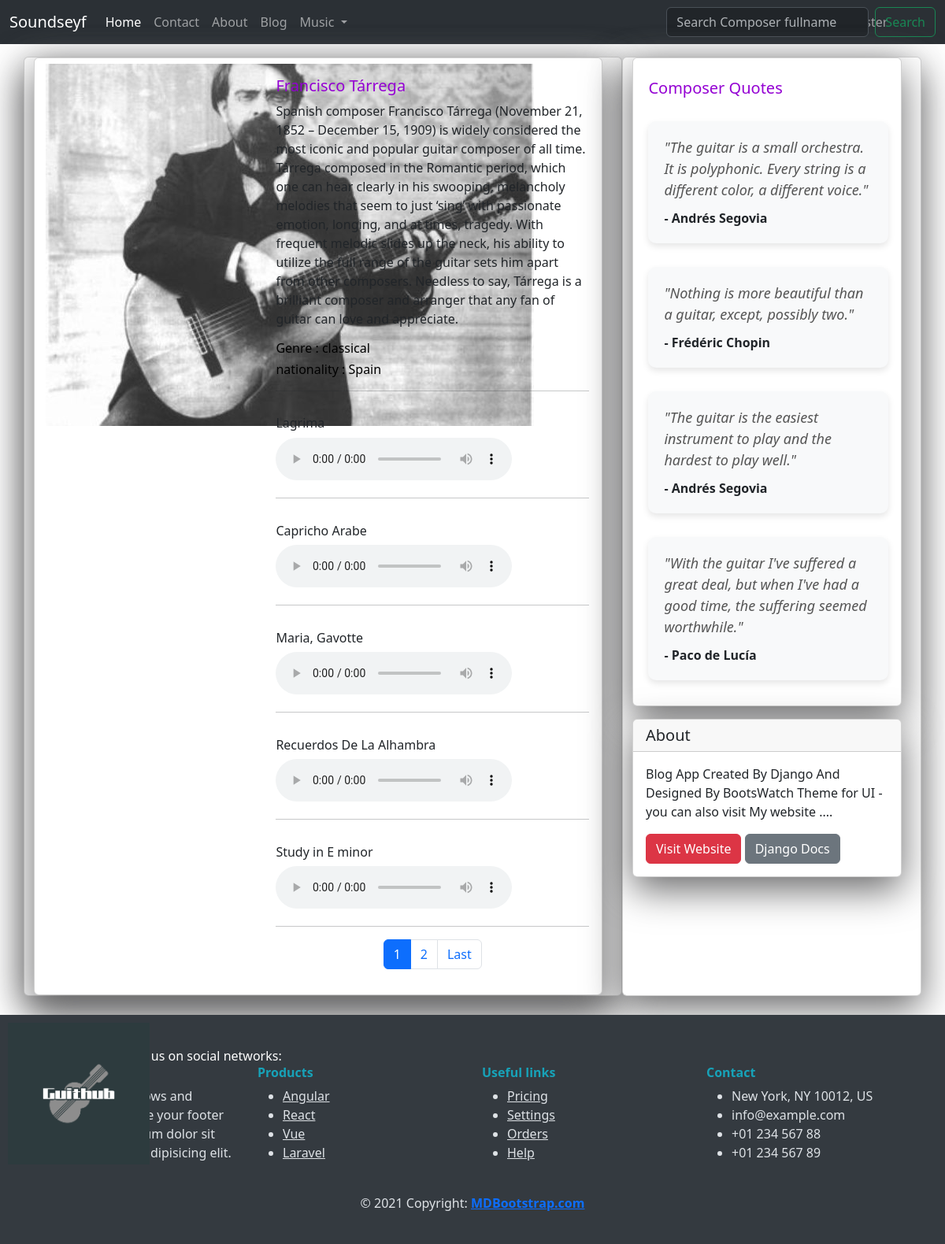
The app's page /music/pieces/1 with its own data.
### music/models.py (models this page shows, shortened)
class Composer(models.Model):
    name = models.CharField(max_length=255,null=True,blank=True)
    biography = models.TextField(null=True, blank=True)
    image = models.ImageField(upload_to="Composers/" , default="default.jpg")
    genre = models.CharField(max_length=255,null=True,blank=True)
    nationality = models.CharField(blank=True,null=True,max_length=255)

class MasterPiece(models.Model):
    composer = models.ForeignKey(Composer , on_delete=models.CASCADE,null=True)
    song_id = models.AutoField(primary_key=True)
    name = models.CharField(max_length=255)
    tags = TaggableManager()
    song = models.FileField(upload_to="songs/")

### music/views.py (the view)
# urls.py: path('pieces/<int:cid>' , ComposerPieces , name="pieces"),
def ComposerPieces(request,cid):
    all_composers = Composer.objects.all()
    current_composer = get_object_or_404(all_composers , pk = cid)
    pieces = MasterPiece.objects.filter(composer = cid)
    p = Paginator(pieces,5)
    try:
        page_number = request.GET.get('page')
        pieces = p.get_page(page_number)
    except EmptyPage:
        pieces = pieces.get_page(1)
    except PageNotAnInteger:
        pieces = pieces.get_page(1)
    context = {"composer" : current_composer , "pieces" : pieces }
    return render (request,'music/masterpieces.html',context)

### templates/music/masterpieces.html (shortened to what this page needs)
{% extends 'base.html' %}
{% load static %}
{% load thumbnail %}
{% block content %}
<div class="container">
  <div class="row">
    <div class="col-md-8 card mb-4 mt-3 left top" style="padding-left: 0%;">
      <div class="container">
        <div class="card" style="max-width: 790px; padding-top: 1%;">
          <div class="row g-0">
            <div class="col-md-4" style="padding-left: 2%;">
              {% thumbnail composer.image "300x300" crop="center" as im %}
              <img src="{{ im.url }}" width="{{ im.width }}" height="{{ im.height }}">
              {% endthumbnail %}
            </div>
            <div class="col-md-8" style="padding-left: 7%;">
              <div class="card-body">
                <a href="{% url 'music:pieces' cid=composer.id %}" style="text-decoration: none;">
                  <h5 class="card-title" style="color:darkviolet">{{composer.name}}</h5>
                </a>
                <p class="card-text">{{composer.biography}}</p>
                <h6 style="color:black;">Genre : {{composer.genre}}</h6>
                <h6 style="color:black;">nationality : {{composer.nationality}}</h6>
                <hr>
                {% for piece in pieces %}
                <h6 style="padding-top: 4%;">{{piece.name}}</h6>
                <audio controls>
                  <source src="/media/{{piece.song}}" type="audio/mp3">
                </audio>
                <hr>
                {% endfor %}
                <nav class="blog-pagination justify-content-center d-flex">
                  <ul class="pagination">
                    {% for i in pieces.paginator.page_range %}
                    {% if pieces.number == i %}
                    <li class="page-item active "><a href="?page={{i}}" class="page-link">{{i}}</a></li>
                    {% else %}
                    <li class="page-item"><a href="?page={{i}}" class="page-link">{{i}}</a></li>
                    {% endif %}
                    {% endfor %}
                    {% if pieces.has_next %}
                    <li class="page-item">
                      <a href="?page={{ pieces.next_page_number }}" class="page-link" aria-label="Next">Last
                      </a>
                    </li>
                    {% endif %}
                  </ul>
                </nav>
              </div>
            </div>
          </div>
        </div>
      </div>
    </div>
    <div class="col-md-4 card mb-4 mt-3" style="padding-left: 0%;">
      <div class="container">
        <div class="card mb-3" style="max-width: 540px; padding-top: 3%;">
          <div class="row g-0">
            <div class="col-md-12" style="padding-left: 1%;">
              <div class="card-body">
                <h5 class="card-title" style="color: darkviolet;">Composer Quotes</h5>
                <ul style="list-style-type: none; padding-left: 0;">
                  <li class="quote-card">
                    <div class="quote-text">
                      "The guitar is a small orchestra. It is polyphonic. Every string is a different color, a different
                      voice."
                    </div>
                    <div class="quote-author">
                      - Andrés Segovia
                    </div>
                  </li>
                  <li class="quote-card">
                    <div class="quote-text">
                      "Nothing is more beautiful than a guitar, except, possibly two."
                    </div>
                    <div class="quote-author">
                      - Frédéric Chopin
                    </div>
                  </li>
                  <li class="quote-card">
                    <div class="quote-text">
                      "The guitar is the easiest instrument to play and the hardest to play well."
                    </div>
                    <div class="quote-author">
                      - Andrés Segovia
                    </div>
                  </li>
                  <li class="quote-card">
                    <div class="quote-text">
                      "With the guitar I've suffered a great deal, but when I've had a good time, the suffering seemed worthwhile."
                    </div>
                    <div class="quote-author">
                      - Paco de Lucía
                    </div>
                  </li>
                </ul>
              </div>
            </div>
          </div>
        </div>
        <div class="card mb-4">
          <h5 class="card-header">About</h5>
          <div class="card-body">
              <p class="card-text">Blog App Created By Django And Designed By BootsWatch Theme for UI -
                  you can also visit My website ....
              </p>
              <a href="https://bekbrace.com" class="btn btn-danger">Visit Website</a>
              <a href="https://docs.djangoproject.com/en/3.1" class="btn btn-secondary">Django Docs</a>
          </div>
        </div>
      </div>
    </div>
  </div>
</div>
{% endblock %}

### templates/music/masterpieces.html (style rules this page uses)
.card { box-shadow: 0 16px 48px #6a6a6b; }
.quote-card { margin-top: 30px; padding: 20px; background-color: #f8f9fa; border-radius: 10px; box-shadow: 0 4px 8px rgba(0, 0, 0, 0.1); }
.quote-text { font-size: 18px; font-style: italic; color: #555; }
.quote-author { margin-top: 10px; font-weight: bold; }

### records on screen
Composer: name "Francisco Tárrega", biography "Spanish composer Francisco Tárrega (November 21, 1852 – December 15, 1909) is widely considered the most iconic and popular guitar composer of all time. Tárrega composed in the Romantic period, which one can hear clearly in his swooping, melancholy melodies that seem to just ‘sing’ with passionate emotion, longing, and at times, tragedy. With frequent melodic slides up the neck, his ability to utilize the full range of the guitar sets him apart from other composers. Needless to say, Tárrega is a brilliant composer and arranger that any fan of guitar can love and appreciate.", genre "classical", nationality "Spain"
MasterPiece: name "Lagrima"
MasterPiece: name "Capricho Arabe"
MasterPiece: name "Maria, Gavotte"
MasterPiece: name "Recuerdos De La Alhambra"
MasterPiece: name "Study in E minor"

### other values on screen
{{ i }} "1"
{{ i }} "2"
